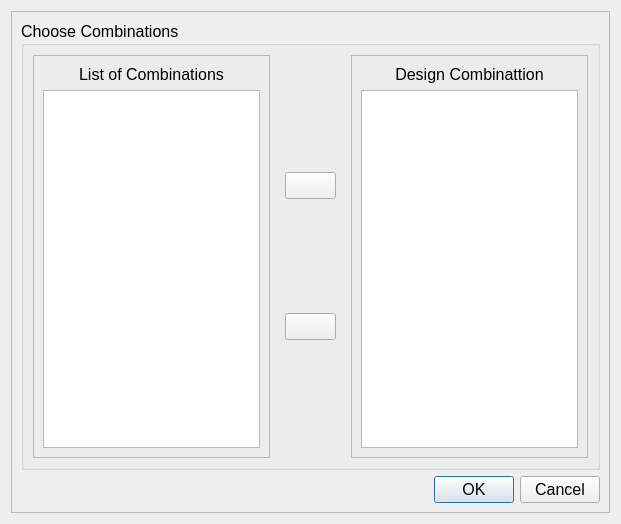
<?xml version="1.0" encoding="UTF-8"?>
<ui version="4.0">
 <class>combosSelection_dialog</class>
 <widget class="QDialog" name="combosSelection_dialog">
  <property name="geometry">
   <rect>
    <x>0</x>
    <y>0</y>
    <width>621</width>
    <height>524</height>
   </rect>
  </property>
  <property name="font">
   <font>
    <pointsize>12</pointsize>
   </font>
  </property>
  <property name="windowTitle">
   <string>Design Load Combinations Selection</string>
  </property>
  <layout class="QGridLayout" name="gridLayout">
   <item row="0" column="0">
    <widget class="QFrame" name="frame">
     <property name="frameShape">
      <enum>QFrame::Shape::StyledPanel</enum>
     </property>
     <property name="frameShadow">
      <enum>QFrame::Shadow::Raised</enum>
     </property>
     <layout class="QGridLayout" name="gridLayout_2">
      <item row="1" column="1">
       <widget class="QPushButton" name="pb_ok">
        <property name="text">
         <string>OK</string>
        </property>
       </widget>
      </item>
      <item row="1" column="2">
       <widget class="QPushButton" name="pb_cancel">
        <property name="text">
         <string>Cancel</string>
        </property>
       </widget>
      </item>
      <item row="1" column="0">
       <spacer name="horizontalSpacer">
        <property name="orientation">
         <enum>Qt::Orientation::Horizontal</enum>
        </property>
        <property name="sizeHint" stdset="0">
         <size>
          <width>40</width>
          <height>20</height>
         </size>
        </property>
       </spacer>
      </item>
      <item row="0" column="0" colspan="3">
       <widget class="QGroupBox" name="groupBox">
        <property name="title">
         <string>Choose Combinations</string>
        </property>
        <layout class="QHBoxLayout" name="horizontalLayout">
         <item>
          <widget class="QFrame" name="frame_2">
           <property name="frameShape">
            <enum>QFrame::Shape::StyledPanel</enum>
           </property>
           <property name="frameShadow">
            <enum>QFrame::Shadow::Raised</enum>
           </property>
           <layout class="QVBoxLayout" name="verticalLayout">
            <item>
             <widget class="QLabel" name="label">
              <property name="text">
               <string>List of Combinations</string>
              </property>
              <property name="alignment">
               <set>Qt::AlignmentFlag::AlignCenter</set>
              </property>
             </widget>
            </item>
            <item>
             <widget class="QListView" name="lview_combos">
              <property name="editTriggers">
               <set>QAbstractItemView::EditTrigger::NoEditTriggers</set>
              </property>
              <property name="selectionMode">
               <enum>QAbstractItemView::SelectionMode::ExtendedSelection</enum>
              </property>
             </widget>
            </item>
           </layout>
          </widget>
         </item>
         <item>
          <widget class="QFrame" name="frame_4">
           <property name="frameShape">
            <enum>QFrame::Shape::NoFrame</enum>
           </property>
           <property name="frameShadow">
            <enum>QFrame::Shadow::Raised</enum>
           </property>
           <layout class="QVBoxLayout" name="verticalLayout_3">
            <item>
             <widget class="QPushButton" name="pb_select">
              <property name="text">
               <string/>
              </property>
              <property name="icon">
               <iconset theme="go-next"/>
              </property>
              <property name="iconSize">
               <size>
                <width>24</width>
                <height>24</height>
               </size>
              </property>
             </widget>
            </item>
            <item>
             <widget class="QPushButton" name="pb_deselect">
              <property name="text">
               <string/>
              </property>
              <property name="icon">
               <iconset theme="go-previous"/>
              </property>
              <property name="iconSize">
               <size>
                <width>24</width>
                <height>24</height>
               </size>
              </property>
             </widget>
            </item>
           </layout>
          </widget>
         </item>
         <item>
          <widget class="QFrame" name="frame_3">
           <property name="frameShape">
            <enum>QFrame::Shape::StyledPanel</enum>
           </property>
           <property name="frameShadow">
            <enum>QFrame::Shadow::Raised</enum>
           </property>
           <layout class="QVBoxLayout" name="verticalLayout_2">
            <item>
             <widget class="QLabel" name="label_2">
              <property name="text">
               <string>Design Combinattion</string>
              </property>
              <property name="alignment">
               <set>Qt::AlignmentFlag::AlignCenter</set>
              </property>
             </widget>
            </item>
            <item>
             <widget class="QListView" name="lview_selectedCombos"/>
            </item>
           </layout>
          </widget>
         </item>
        </layout>
       </widget>
      </item>
     </layout>
    </widget>
   </item>
  </layout>
 </widget>
 <tabstops>
  <tabstop>lview_combos</tabstop>
  <tabstop>pb_deselect</tabstop>
  <tabstop>pb_select</tabstop>
  <tabstop>lview_selectedCombos</tabstop>
  <tabstop>pb_ok</tabstop>
  <tabstop>pb_cancel</tabstop>
 </tabstops>
 <resources/>
 <connections/>
</ui>
